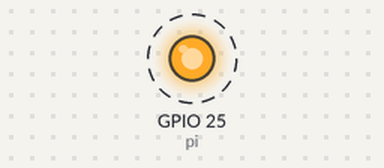
Bench run of a sketch on a simulated ESP32. Shown: output pins drawn as LEDs (lit = HIGH). Dashed ring = blinking. What the sketch prints to the serial monitor is not drawn.

Above: at 0.5 s.
Timing chart, 0 to 4.6 s (numbered marks = the images above):
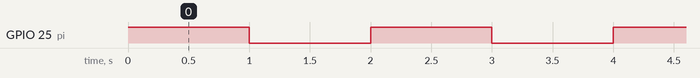

Measured:
- by itself, GPIO 25 (pi): alternates HIGH for 1.0 s and LOW for 1.0 s

The sketch:

simple_esp32_with_pi.ino
```cpp
int pi = 25;

void setup() {
  Serial.begin(115200);
  pinMode(pi,OUTPUT);
  // put your setup code here, to run once:

}

void loop() {
  digitalWrite(pi,HIGH);
  Serial.println("high");
  delay(1000);
  digitalWrite(pi,LOW);
  Serial.println("low");
  delay(1000);
  // put your main code here, to run repeatedly:

}
```
